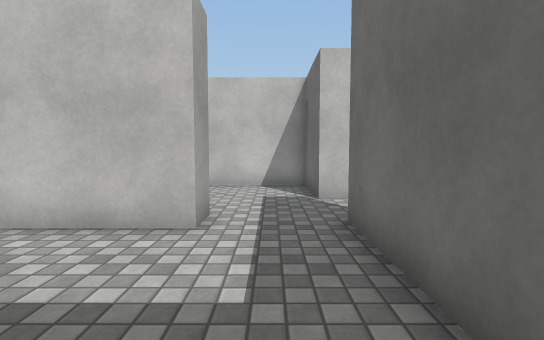
view 1 (above)

16 first-person views from a walk through a scene from a Unity 3-D project. The camera is 1.2 m above the floor, tilts 4° down and sees 85° across. The floor is counted in squares, 1 m on a side. Each view is taken from the middle of a square. On the plan, view 1 faces up. The plan holds only what a view shows up to about 13 squares ahead; the rest is blank. The place goes on beyond the plan. The player is left out. Surface patterns are stand-ins for the level's own textures.

view 2
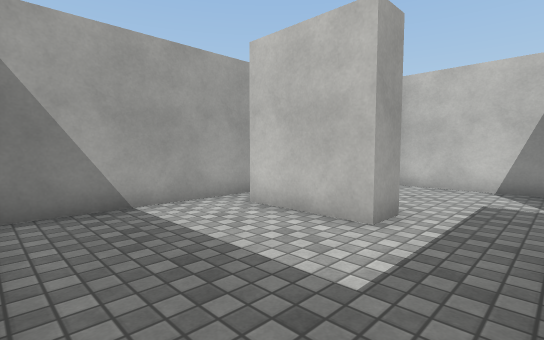

view 3
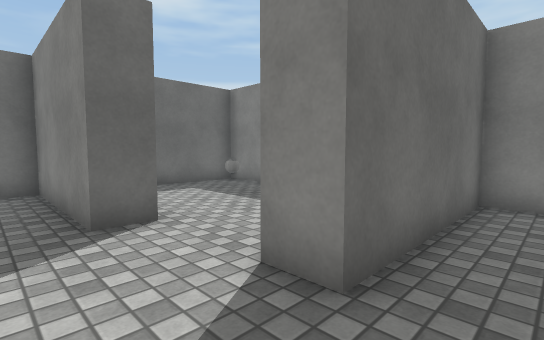

view 4
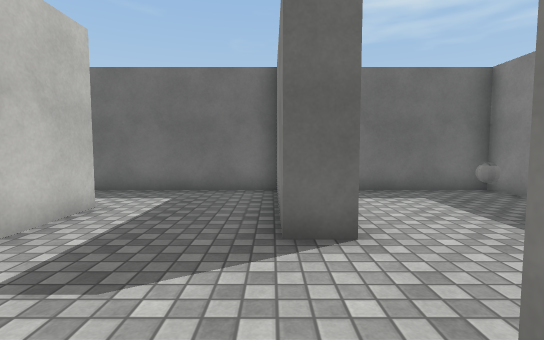

view 5
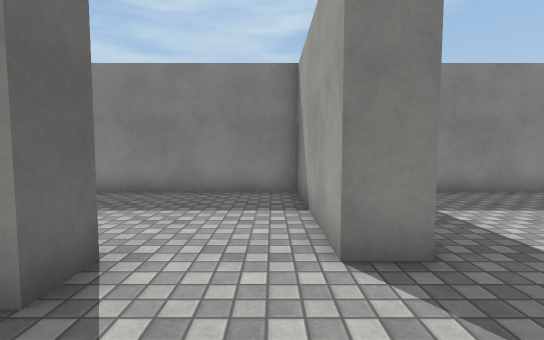

view 6
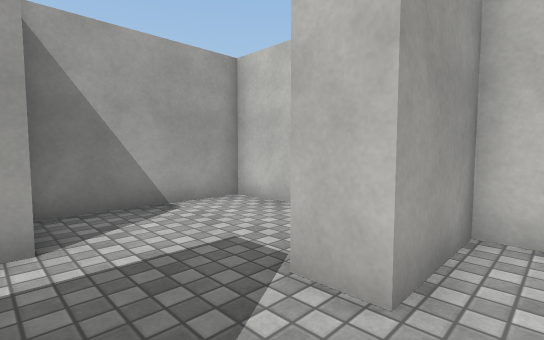

view 7
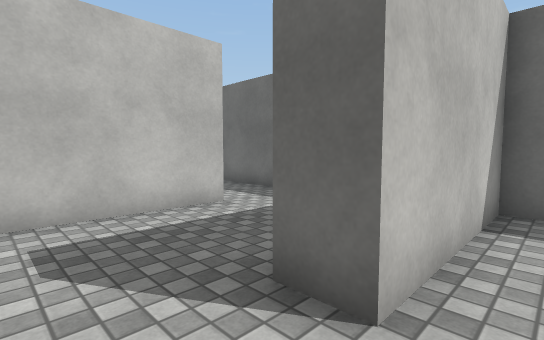

view 8
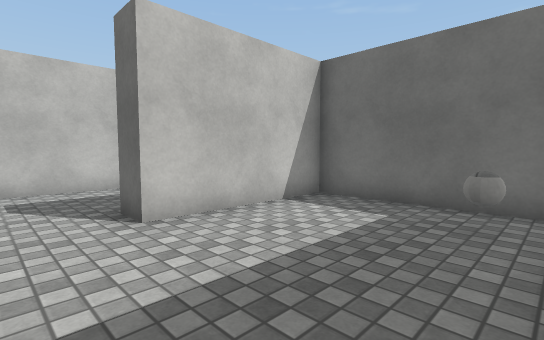

view 9
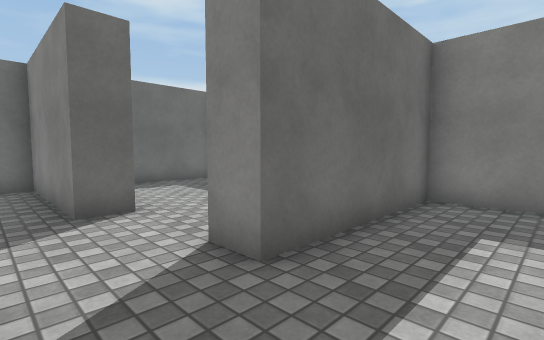

view 10
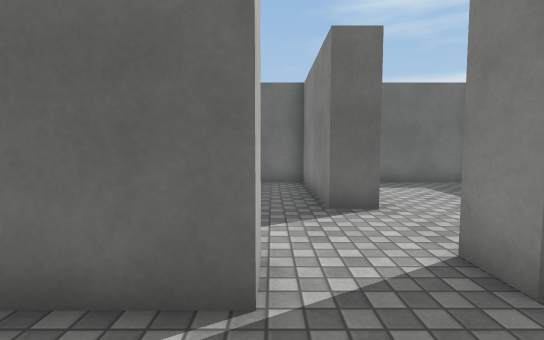

view 11
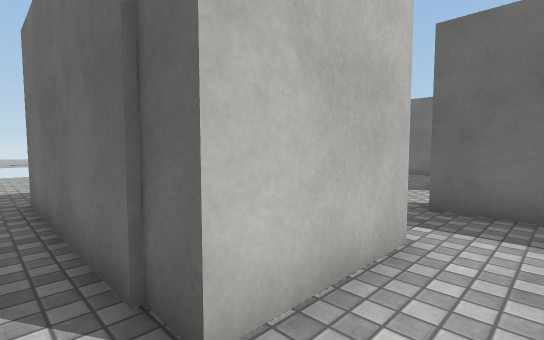

view 12
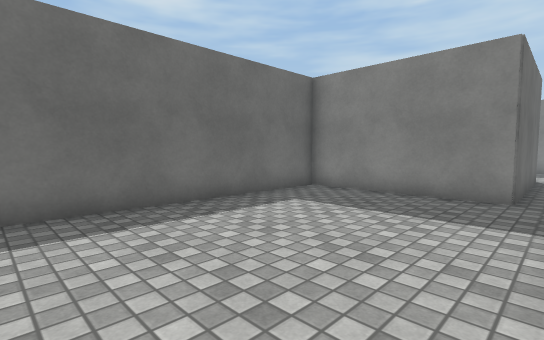

view 13
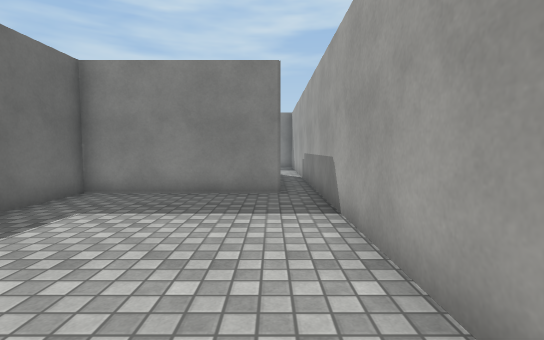

view 14
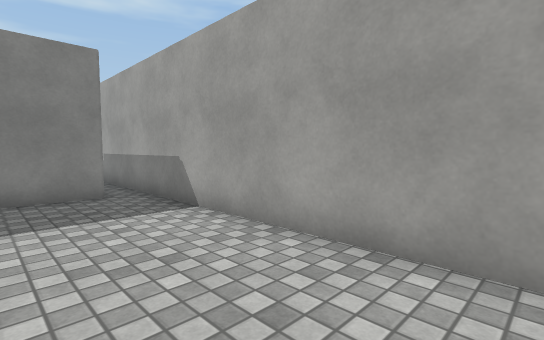

view 15
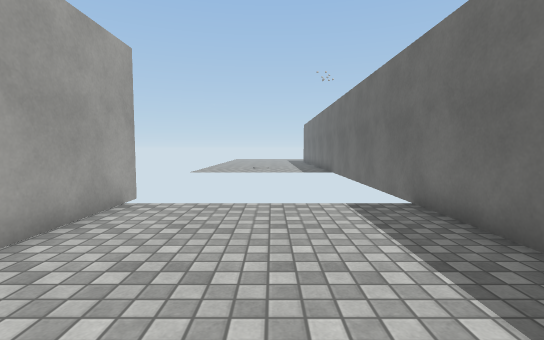

view 16
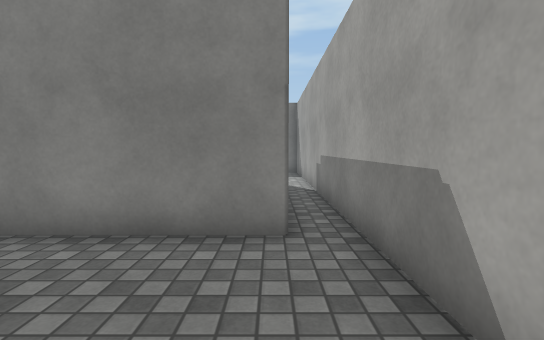

### Floor plan
Ten units are one square. View 1 is at (0, 0); x grows to the right and y downward. Boxes are objects, and circles mark ways between rooms. Rooms are numbered by the first view taken in them; rooms with no view inside come last. Other rooms are left out.
<svg viewBox="-58 -210 160 219">
<path fill="none" stroke="#000" d="M-11 -55 -11 -44 -42 -44M49 -49 49 -59 97 -59 97 -94M-53 -44 -53 -2M71 -96 21 -96 21 -71 11 -71 11 -100 -32 -100 -32 -56M-48 4 11 4 11 -49 21 -49 21 -35M21 -35 21 4 97 4 97 -49 49 -49M-53 -202 -53 -44M-42 -44 -42 -109 11 -109 11 -205"/>
<rect x="75" y="-15" width="10" height="10" fill="#bbb"><title>ball</title></rect>
<circle cx="35" cy="-45" r="3" fill="#2a7"/>
<circle cx="-50" cy="-50" r="3" fill="#2a7"/>
<text x="10" y="-50">1</text>
<text x="60" y="-20">2</text>
<text x="-30" y="-150">3</text>
</svg>
Room 1 opens to room 2. Room 1 opens to room 3.

Where each view was taken, in squares from view 1:
view 1: 0 up, 0 right, facing up
view 2: 0 up, 1 right, facing up-left
view 3: 7 up, 0 right, facing down-right
view 4: 6 up, 1 right, facing right
view 5: 8 up, 3 right, facing down
view 6: 5 up, 3 right, facing up-left
view 7: 4 up, 3 right, facing up-right
view 8: 0 up, 3 right, facing up-right
view 9: 7 up, 1 left, facing down-right
view 10: 7 up, 1 left, facing right
view 11: 3 up, 5 left, facing up-right
view 12: 19 up, 5 left, facing down-right
view 13: 19 up, 4 left, facing down
view 14: 19 up, 2 left, facing down-left
view 15: 13 up, 2 left, facing up
view 16: 15 up, 4 left, facing down
